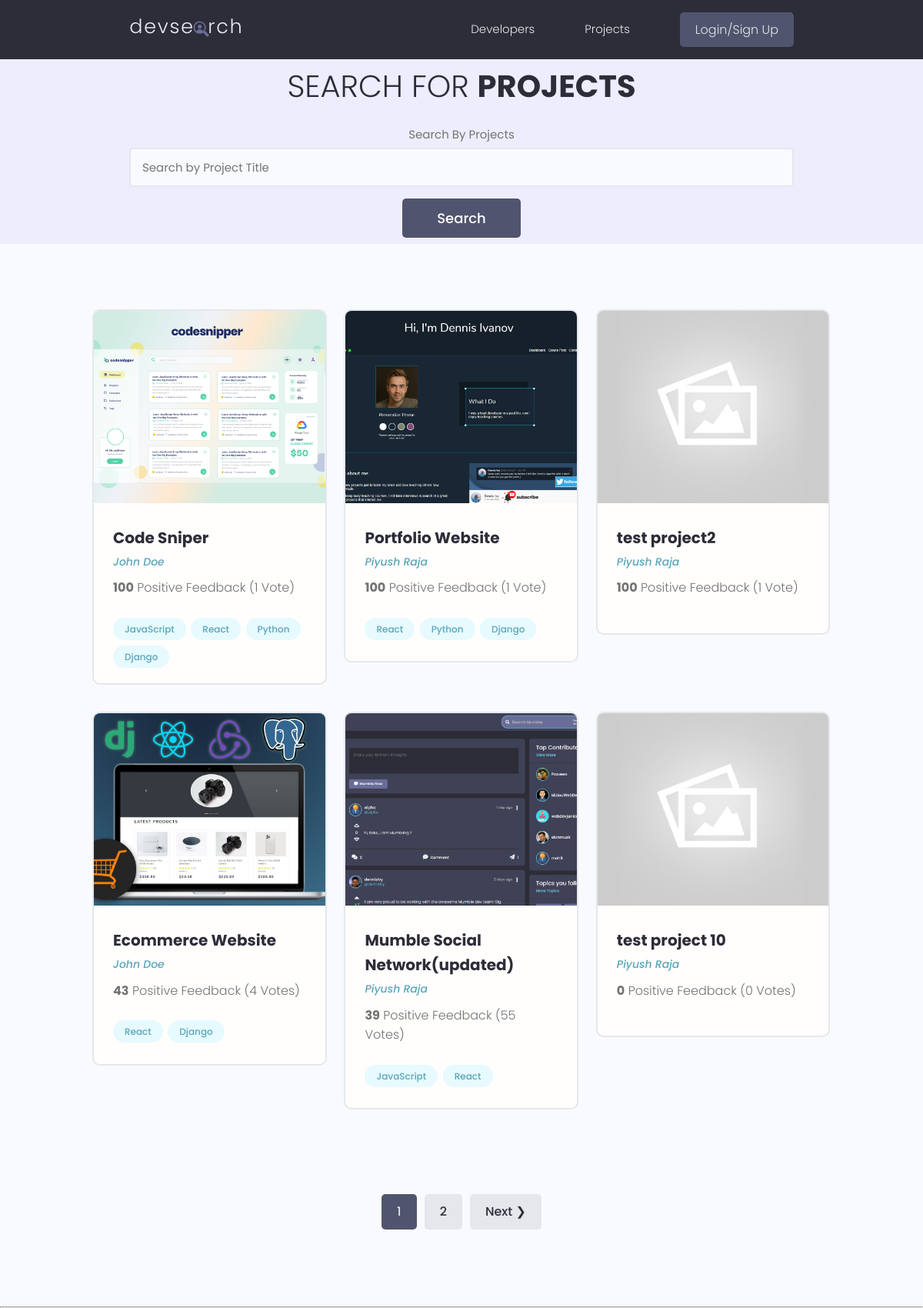
Page /projects/ on the earlier database version.
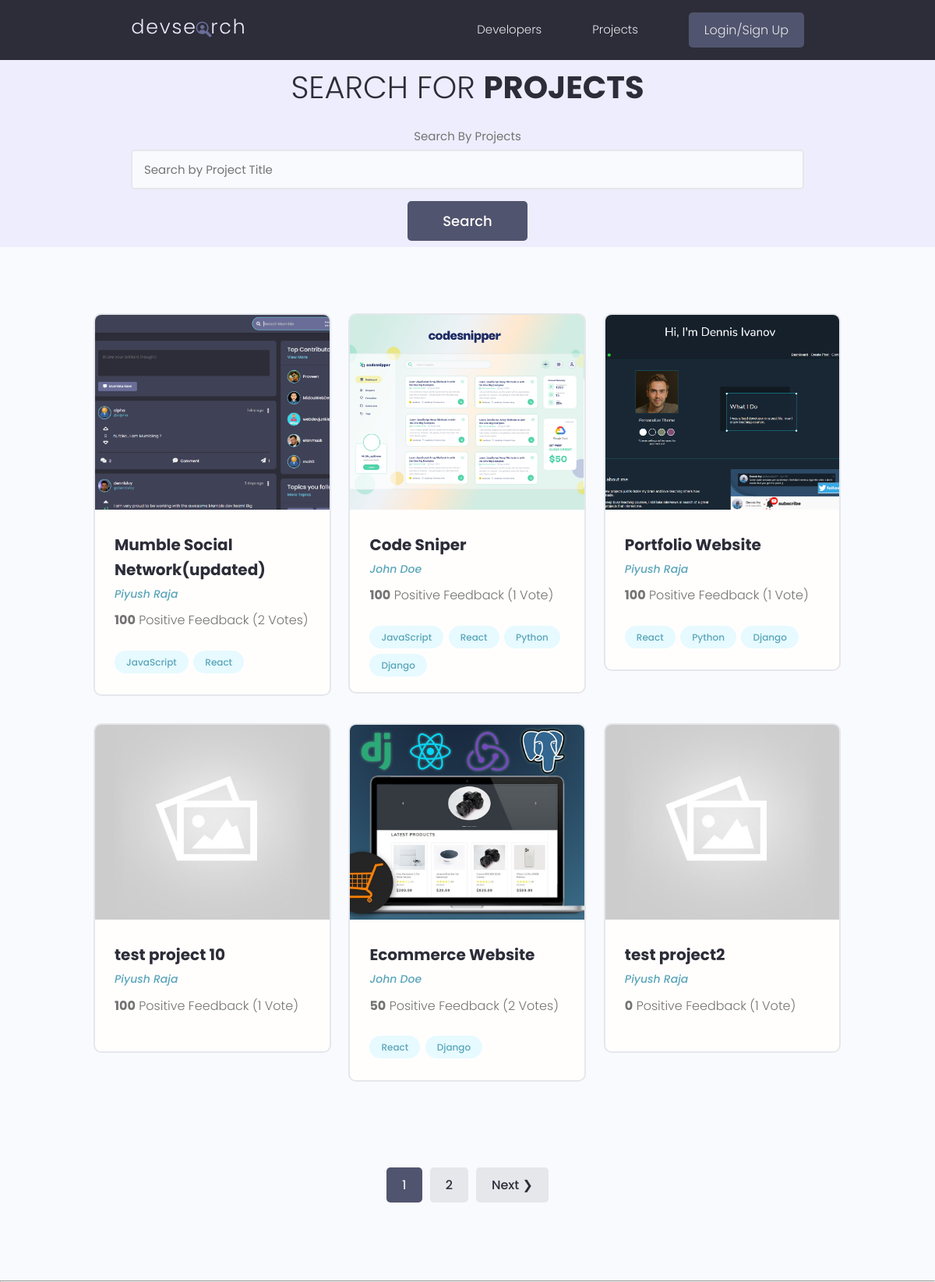
Same page on the later database version.
### projects/models.py (models this page shows, shortened)
class Project(models.Model) :
    owner=models.ForeignKey(Profile, null=True,blank=True, on_delete=models.CASCADE)
    title= models.CharField(max_length=200)
    description=models.TextField(null=True, blank=True)
    featured_image=models.ImageField(null=True, blank=True,default="default.jpg")
    demo_link = models.CharField(max_length=2000, null=True,blank=True)
    source_link = models.CharField(max_length=2000,null=True,blank=True)
    tags=models.ManyToManyField('Tag', blank=True)
    vote_total=models.IntegerField(default=0,null=True,blank=True)
    vote_ratio=models.IntegerField(default=0,null=True,blank=True)
    created=models.DateTimeField(auto_now_add=True)
    id=models.UUIDField(default=uuid.uuid4,unique=True, primary_key=True,editable=False)
    class Meta :
        ordering = ['-vote_ratio','-vote_total','title'] # will give oldest first
    @property
    def imageURL(self) :
        try :
            url = self.featured_image.url
        except :
            url=''
        return url

class Tag(models.Model) :
    name=models.CharField(max_length=300)
    created=models.DateTimeField(auto_now_add=True)
    id=models.UUIDField(default=uuid.uuid4,unique=True, primary_key=True,editable=False)
    def __str__(self):
        return self.name

### users/models.py (models this page shows, shortened)
class Profile(models.Model) :
    user = models.OneToOneField(User, on_delete=models.CASCADE,null=True,blank=True)
    name=models.CharField(max_length=200,blank=True,null=True)
    email=models.EmailField(max_length=500, blank=True,null=True)
    username=models.CharField(max_length=200,blank=True,null=True)
    location=models.CharField(max_length=200,blank=True,null=True)
    short_intro=models.CharField(max_length=200,blank=True,null=True)
    bio = models.TextField(blank=True,null=True )
    profile_image=models.ImageField(null=True,blank=True,upload_to='profiles/',default="profiles/user-default.png")
    social_github=models.CharField(max_length=200,blank=True,null=True)
    social_twitter=models.CharField(max_length=200,blank=True,null=True)
    social_linkedin=models.CharField(max_length=200,blank=True,null=True)
    social_youtube=models.CharField(max_length=200,blank=True,null=True)
    social_website=models.CharField(max_length=200,blank=True,null=True)
    created=models.DateTimeField(auto_now_add=True)
    id=models.UUIDField(default=uuid.uuid4,unique=True,primary_key=True,editable=False)
    class Meta :
        ordering = ['created']

### projects/views.py (the view)
# urls.py: path('projects/', views.getProjects),
def projects(request) :
    projects, search_query =searchProjects(request)
    custom_range,projects =paginateProjects(request,projects,6)
    msg= 'Hello you are on the projects page'
    number=10
    context ={'projects' : projects, 'search_query' :search_query, 'custom_range':custom_range}
    return render(request,'projects/projects.html',context)

### projects/utils.py (called while the page is built)
def searchProjects(request) :
    search_query=''
    if request.GET.get('search_query') :
        search_query=request.GET.get('search_query')
    tags=Tag.objects.filter(name__icontains=search_query)
    projects =Project.objects.distinct().filter(
            Q(title__icontains=search_query) |
            Q(description__icontains=search_query) |
            Q(owner__name__icontains=search_query) |
            Q(tags__in=tags)
            )
    return projects,search_query

def paginateProjects(request, projects, results) :
    page=request.GET.get('page')
    paginator = Paginator(projects, results)
    try :
        projects = paginator.page(page)
    except PageNotAnInteger :
        page=1
        projects = paginator.page(page)
    except EmptyPage :
        page = paginator.num_pages
        projects = paginator.page(page)
    leftIndex = int(page) - 4
    if leftIndex < 1 :
        leftIndex=1
    rightIndex = int(page)+5
    if rightIndex>paginator.num_pages :
        rightIndex = paginator.num_pages
    custom_range=range(leftIndex,rightIndex)
    return custom_range,projects

### projects/templates/projects/projects.html (shortened to what this page needs)
{% extends 'main.html' %}
{% block content %}
<main class="projects">
    <section class="hero-section text-center">
      <div class="container container--narrow">
        <div class="hero-section__box">
          <h2>Search for <span>Projects</span></h2>
        </div>
        <div class="hero-section__search">
          <form class="searchForm" action="{% url 'projects' %}" method="get">
            <div class="form__field">
              <label for="formInput#search">Search By Projects </label>
              <input class="input input--text" id="formInput#search" type="text" name="search_query" value="{{search_query}}"
                placeholder="Search by Project Title" />
            </div>
            <input class="btn btn--sub btn--lg" type="submit" value="Search" />
          </form>
        </div>
      </div>
    </section>
    <section class="projectsList">
      <div class="container">
        <div class="grid grid--three">
            {% for project in projects %}
          <div class="column">
            <div class="card project">
              <a href="{% url 'project' project.id %}" class="project">
                <img class="project__thumbnail" src="{{ project.imageURL }}" alt="project thumbnail" />
                <div class="card__body">
                  <h3 class="project__title">{{project.title}}</h3>
                  <p><a class="project__author" href="{% url 'user-profile' project.owner.id %}">{{project.owner.name}}</a></p>
                  <p class="project--rating">
                    <span style="font-weight: bold;">{{project.vote_ratio}}</span> Positive
                    Feedback ({{project.vote_total}} Vote{{project.vote_total|pluralize:"s"}})
                  </p>
                  <div class="project__tags">
                    {% for tag in project.tags.all %}
                    <span class="tag tag--pill tag--main">
                      <small>{{tag}}</small>
                    </span>
                    {% endfor %}
                  </div>
                </div>
              </a>
            </div>
          </div>
          {% endfor %}
    </section>
    {% include 'pagination.html' with queryset=projects custom_range=custom_range search_query=search_query %}
  </main>
{% endblock content %}

Differences in the rows shown:
changed Project "Mumble Social Network(updated)": vote_ratio "39" → "100"; vote_total "55" → "2"; moves up the list
changed Project "test project 10": vote_ratio "0" → "100"; vote_total "0" → "1"; moves up the list
changed Project "Ecommerce Website": vote_ratio "43" → "50"; vote_total "4" → "2"; moves down the list
changed Project "test project2": vote_ratio "100" → "0"
